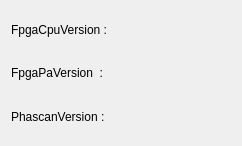
<?xml version="1.0" encoding="UTF-8"?>
<ui version="4.0">
 <class>DialogAboutFileProperties</class>
 <widget class="QDialog" name="DialogAboutFileProperties">
  <property name="geometry">
   <rect>
    <x>0</x>
    <y>0</y>
    <width>242</width>
    <height>146</height>
   </rect>
  </property>
  <property name="windowTitle">
   <string>Dialog</string>
  </property>
  <layout class="QVBoxLayout" name="verticalLayout">
   <item>
    <layout class="QHBoxLayout" name="horizontalLayout">
     <item>
      <widget class="QLabel" name="label">
       <property name="text">
        <string>FpgaCpuVersion :</string>
       </property>
      </widget>
     </item>
     <item>
      <widget class="QLabel" name="labelFpgaCpuVersion">
       <property name="text">
        <string/>
       </property>
      </widget>
     </item>
    </layout>
   </item>
   <item>
    <layout class="QHBoxLayout" name="horizontalLayout_2">
     <item>
      <widget class="QLabel" name="label_3">
       <property name="text">
        <string>FpgaPaVersion  :</string>
       </property>
      </widget>
     </item>
     <item>
      <widget class="QLabel" name="labelFpgaPaVersion">
       <property name="text">
        <string/>
       </property>
      </widget>
     </item>
    </layout>
   </item>
   <item>
    <layout class="QHBoxLayout" name="horizontalLayout_3">
     <item>
      <widget class="QLabel" name="label_5">
       <property name="text">
        <string>PhascanVersion :</string>
       </property>
      </widget>
     </item>
     <item>
      <widget class="QLabel" name="labelPhascanVersion">
       <property name="text">
        <string/>
       </property>
      </widget>
     </item>
    </layout>
   </item>
  </layout>
 </widget>
 <resources/>
 <connections/>
</ui>
